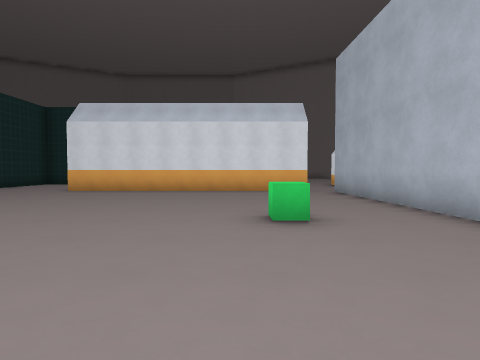
view 1 (above)

24 first-person views from a walk through a level from a Godot 3-D game. The camera is 1.4 m above the floor, tilts 2° down and sees 80° across. The floor is counted in squares, 2 m on a side. Each view is taken from the middle of a square. On the plan, view 1 faces up. The plan holds only what a view shows up to about 10 squares ahead; the rest is blank. The place goes on beyond the plan. Some surface patterns are stand-ins.

view 2
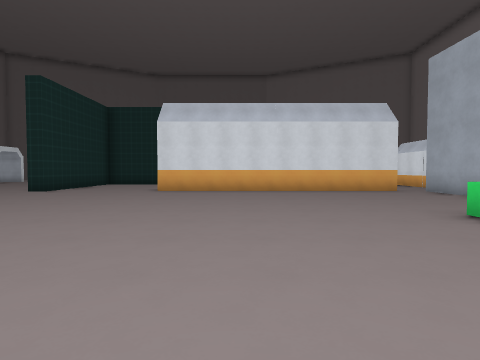

view 3
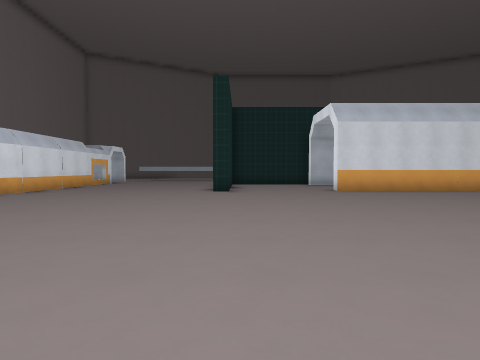

view 4
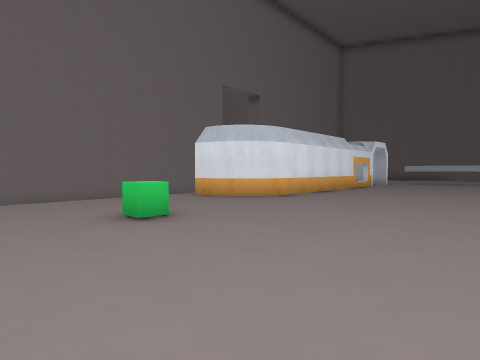

view 5
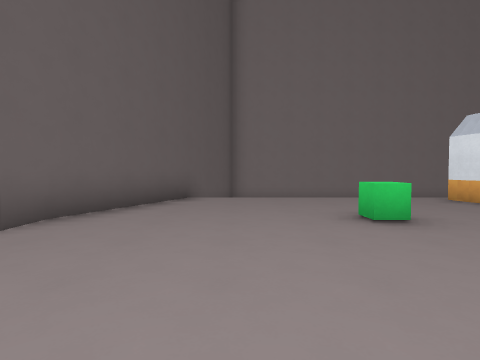

view 6
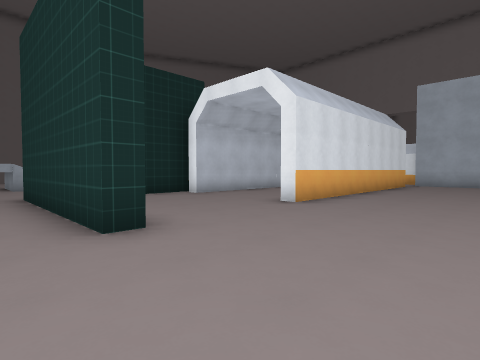

view 7
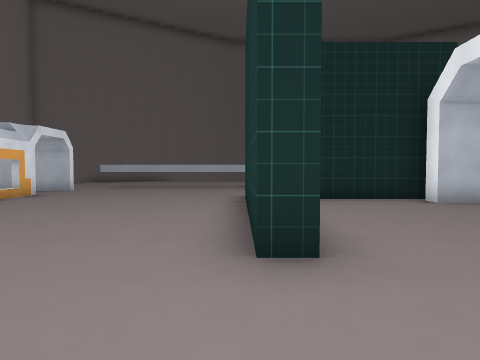

view 8
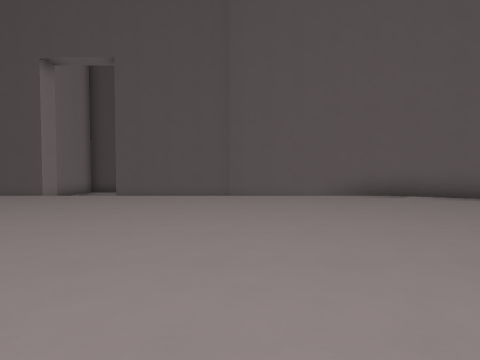

view 9
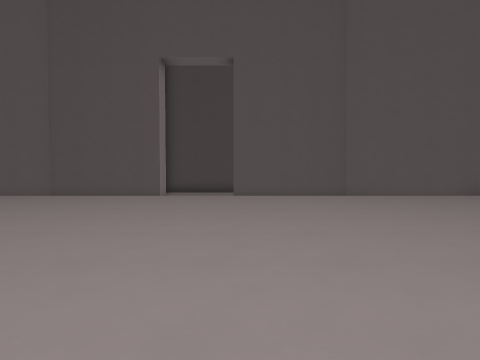

view 10
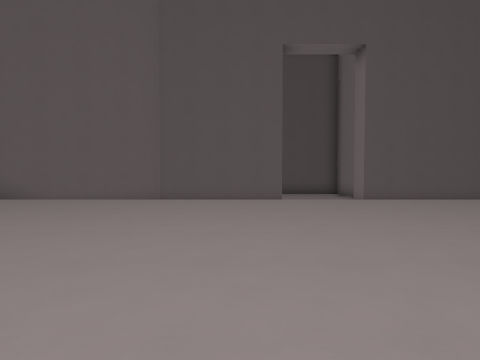

view 11
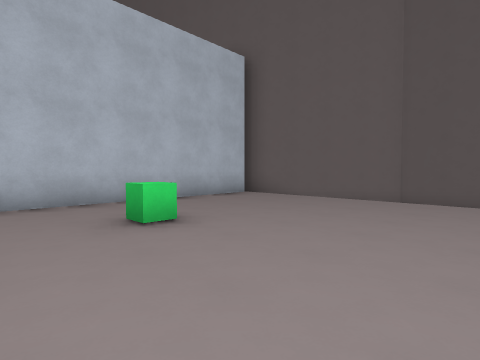

view 12
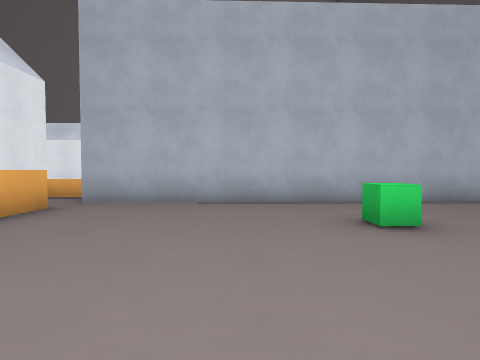

view 13
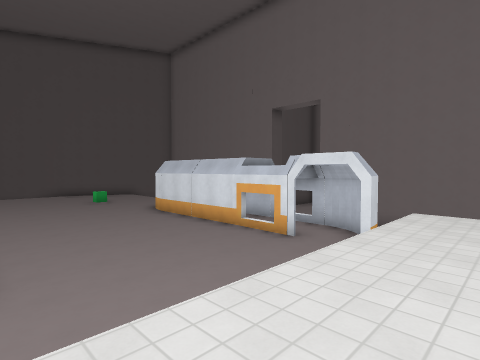

view 14
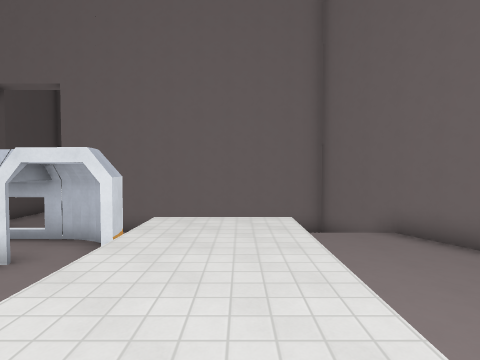

view 15
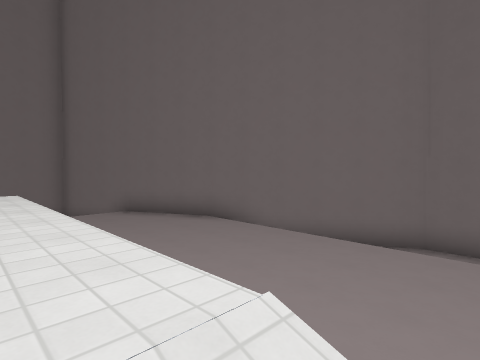

view 16
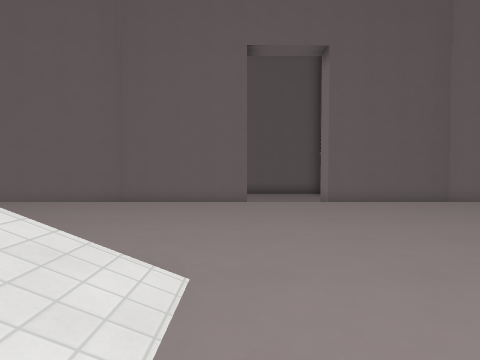

view 17
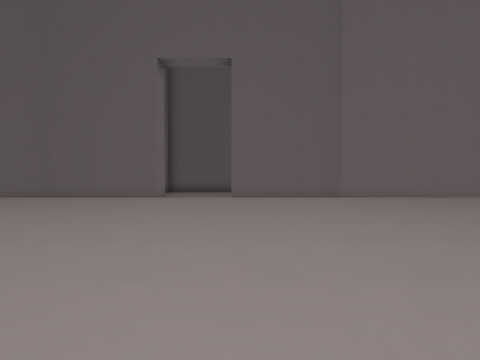

view 18
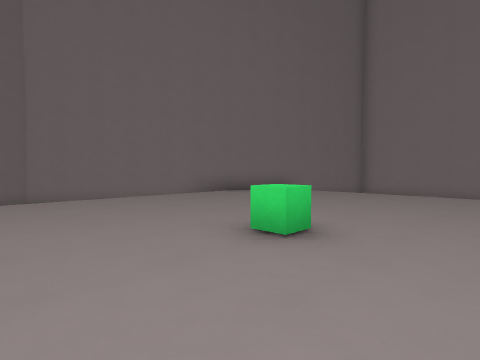

view 19
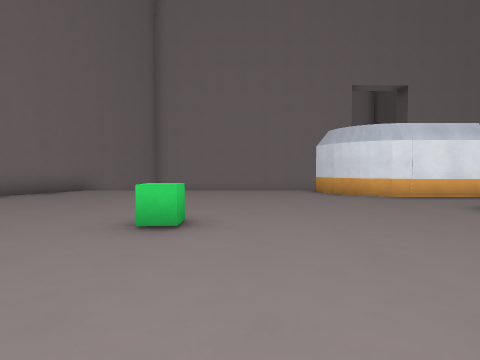

view 20
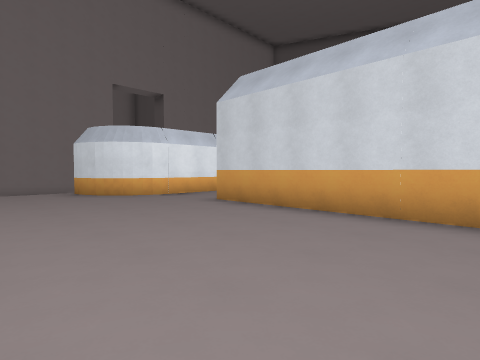

view 21
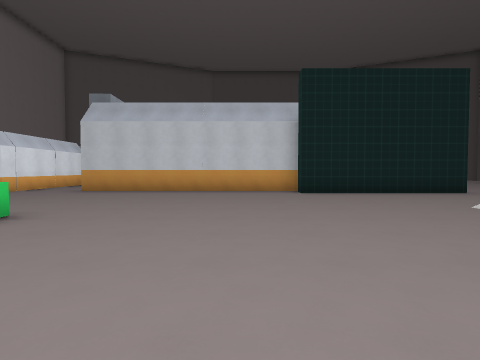

view 22
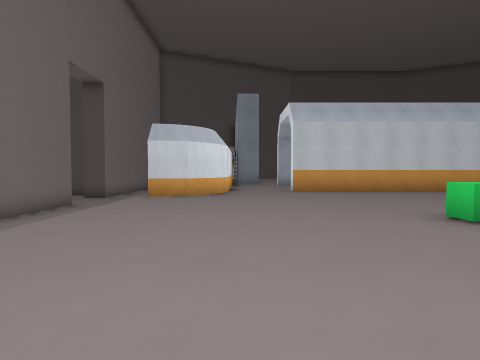

view 23
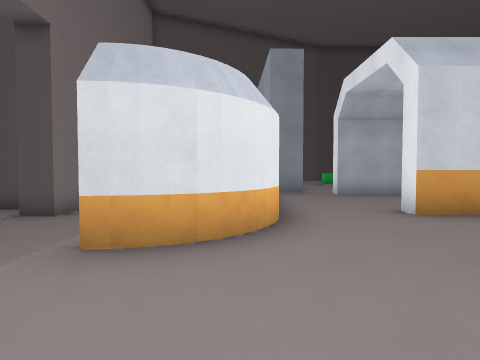

view 24
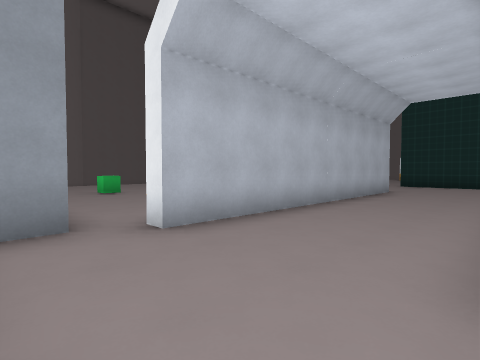

### Floor plan
Key: @ floor where view 1 was taken; # wall or solid block; x gap in a wall; . main floor; : floor 1.75 m higher than the main floor; / step, stairs or slope; ^ raised ledge; v drop or lower ground.
Columns run from 21 left of view 1 to 9 right of it. Each row starts with its distance up from view 1.
 27          ######  ######
 26        ###vv         v###
 25      ###v              v###
 24    ###....................###
 23  ###........................#
 22 ##v.........................v
 21 #  .........................v
 20 #     ////////..............v
 19 #     /::::://........^.....v
 18 #     /:::::/ ..............v
 17 #   ##......................v v
 16 #   #.......................v v
 15 #   ##....................##v v
 14    v.x......############..#  vv
 13    x.#......#.....  ......#  vv
 12    #.#......#.............#  vv
 11      #......#.............#   v
 10      #......#...########..#   v
  9 #    #...................##
  8 #    #...................#
  7 #  .# ...................#
  6 #  ......................#
  5 #  ......................#
  4 #  ...^...............^..#
  3 #  ......................#
  2 #v ......................#
  1 ###......................#
  0   ###................@...#
 -1     ####vvvvvvvvvvvvvvvv##
 -2        ###v          v###
 -3          ######  ######

Positions as (right, up) in squares from view 1, and headings:
1: (0, 0), facing up
2: (-3, 0), facing up
3: (-9, 0), facing up
4: (-11, 2), facing up-left
5: (-11, 2), facing left
6: (-11, 6), facing up-right
7: (-10, 7), facing up
8: (-11, 7), facing down
9: (-7, 7), facing down
10: (-3, 6), facing down
11: (-3, 6), facing down-right
12: (-3, 6), facing right
13: (-10, 19), facing down-left
14: (-11, 19), facing left
15: (-9, 19), facing up-left
16: (-7, 18), facing up
17: (-4, 17), facing up
18: (-2, 17), facing up-right
19: (-3, 18), facing right
20: (-3, 18), facing down-right
21: (-3, 23), facing down
22: (4, 23), facing down
23: (5, 18), facing down
24: (4, 13), facing down-left
